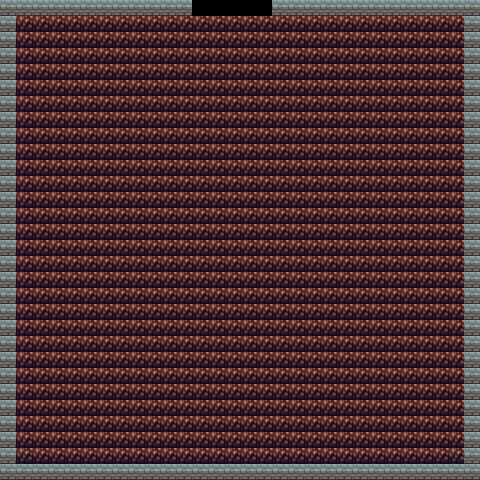

Tiled map render using the project's own tile images. Description and the map definition, with tile-layer contents summarised, below:
An orthogonal 30x30 tile map with 16x16 px tiles, 4 tile layers (ground, blocks_exits, items, characters), 4 tilesets.

<map version="1.0" orientation="orthogonal" renderorder="right-down" width="30" height="30" tilewidth="16" tileheight="16" nextobjectid="1">
 <tileset firstgid="1" name="tiles" tilewidth="16" tileheight="16" tilecount="80" columns="8">
  <image source="tiles.png" width="128" height="160" />
  <tile id="0">
   <properties>
    <property name="Blocked" type="bool" value="true" />
   </properties>
  </tile>
 </tileset>
 <tileset firstgid="81" name="exits" tilewidth="16" tileheight="16" tilecount="80" columns="8">
  <image source="exits.png" width="128" height="160" />
  <tile id="0">
   <properties>
    <property name="Exit" value="dhouse" />
    <property name="SpawnX" type="int" value="-274" />
    <property name="SpawnY" type="int" value="-1095" />
   </properties>
  </tile>
 </tileset>
 <tileset firstgid="161" name="characters" tilewidth="16" tileheight="16" tilecount="80" columns="8">
  <image source="transparent.png" width="128" height="160" />
  <tile id="0">
   <properties>
    <property name="CharacterName" value="boss1" />
    <property name="CharacterType" value="enemy" />
   </properties>
  </tile>
  <tile id="1">
   <properties>
    <property name="CharacterName" value="boss2" />
    <property name="CharacterType" value="enemy" />
   </properties>
  </tile>
  <tile id="2">
   <properties>
    <property name="CharacterName" value="boss3" />
    <property name="CharacterType" value="enemy" />
   </properties>
  </tile>
 </tileset>
 <tileset firstgid="241" name="items" tilewidth="16" tileheight="16" tilecount="80" columns="8">
  <image source="transparent.png" width="128" height="160" />
 </tileset>
 <layer name="ground" width="30" height="30">
  <data>[900 cells, 784 non-empty, 1 distinct tile ids]</data>
 </layer>
 <layer name="blocks_exits" width="30" height="30">
  <data>[900 cells, 116 non-empty, 2 distinct tile ids]</data>
 </layer>
 <layer name="items" width="30" height="30">
  <data>[900 cells, 0 non-empty, 0 distinct tile ids]</data>
 </layer>
 <layer name="characters" width="30" height="30">
  <data>[900 cells, 4 non-empty, 3 distinct tile ids]</data>
 </layer>
</map>